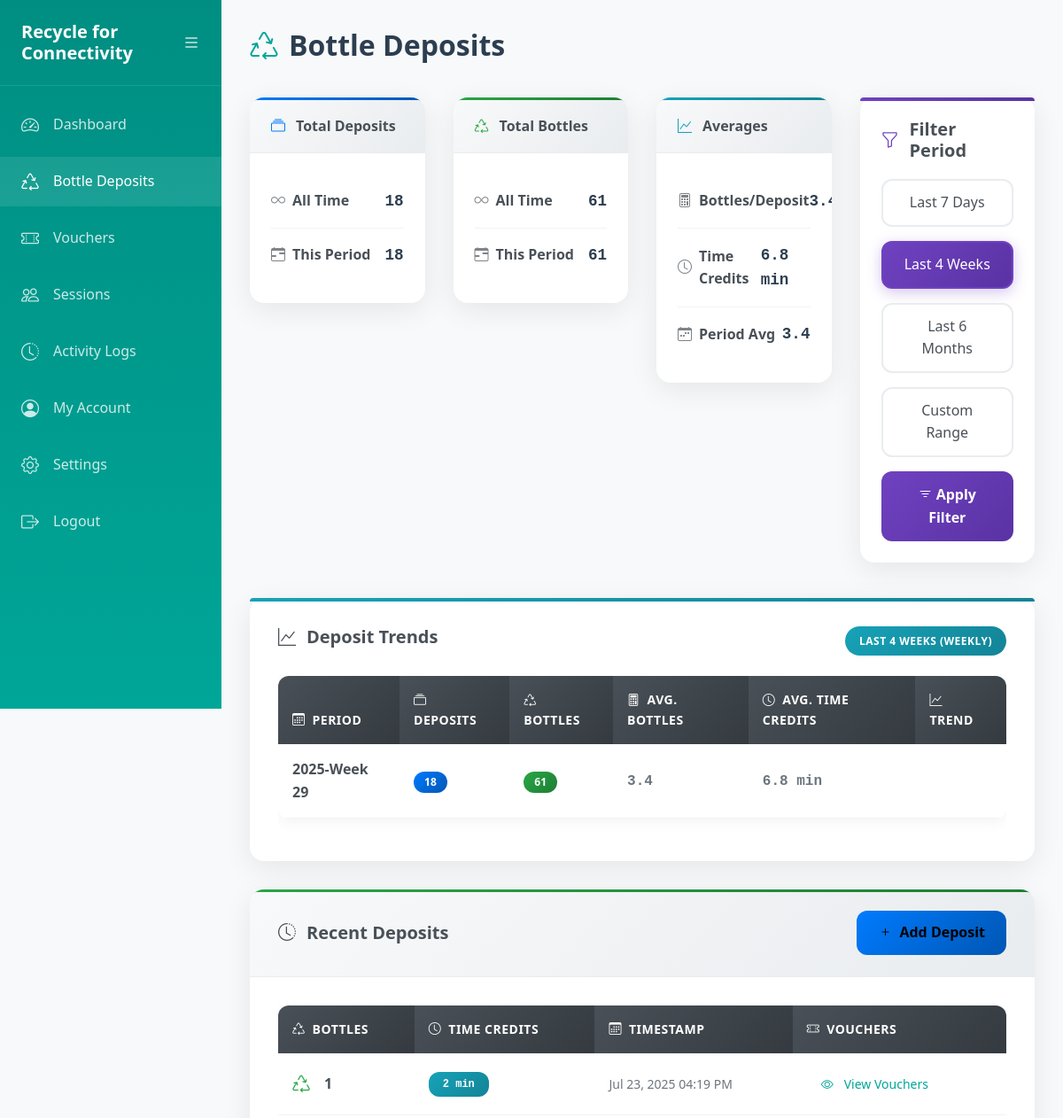
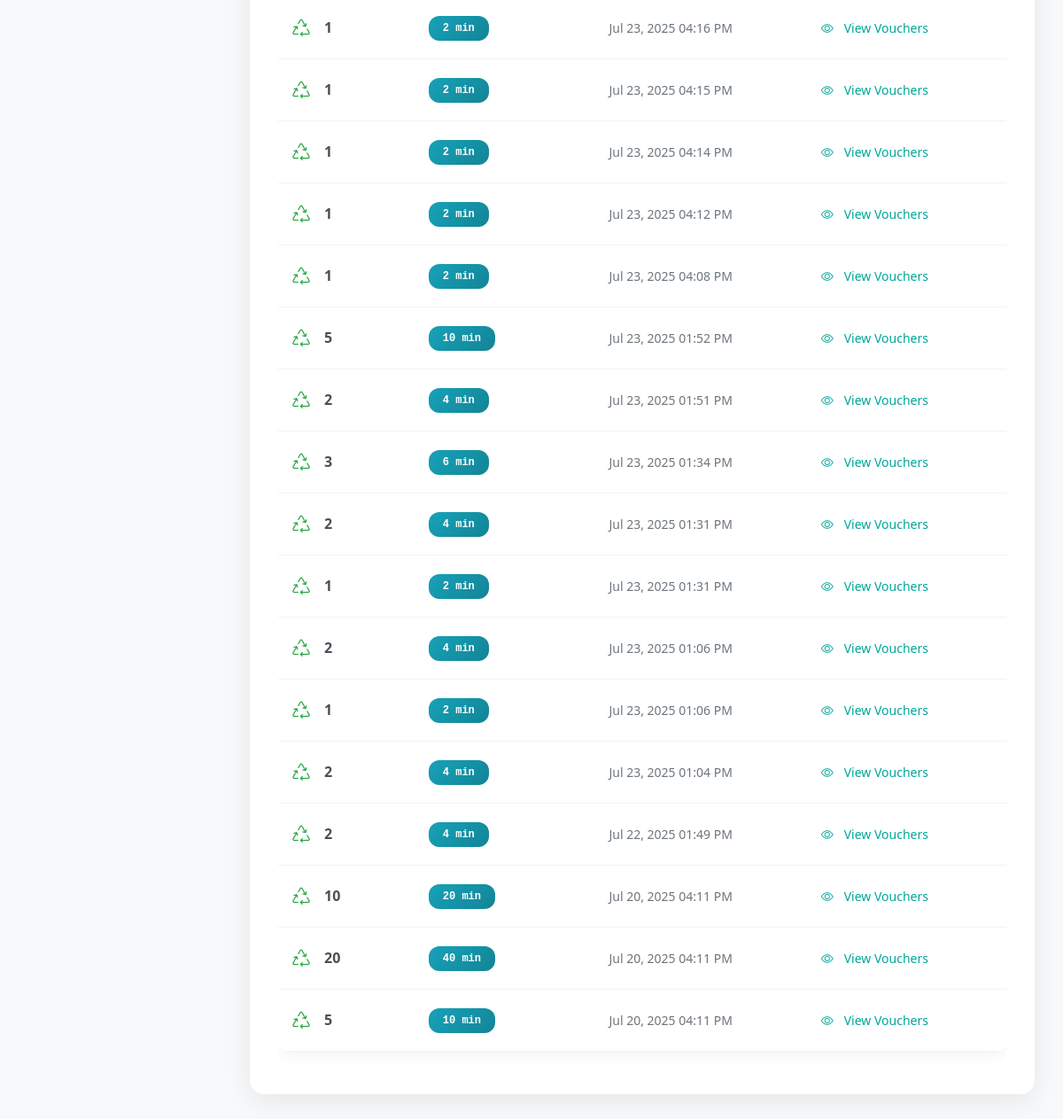
Screenshot of /bottle_deposits.php (signed in) with the database file from the repository (2 pictures, top to bottom).
### tables this page shows
CREATE TABLE `transactions` (
  `transaction_id` int(11) NOT NULL,
  `user_id` int(11) NOT NULL,
  `bottle_count` int(11) NOT NULL,
  `time_credits_earned` decimal(10,0) NOT NULL,
  `created_at` timestamp NULL DEFAULT current_timestamp()
);

### bottle_deposits.php (the view, shortened to what the rows shown need)
<?php
require_once 'config.php';
$deposits = $conn->query("
    SELECT transaction_id AS deposit_id, bottle_count, created_at AS timestamp
    FROM Transactions
    ORDER BY created_at DESC
    LIMIT 20
")->fetch_all(MYSQLI_ASSOC);
?>
<!DOCTYPE html>
<html lang="en">
<head>
    <link rel="stylesheet" href="https://cdn.jsdelivr.net/npm/bootstrap@5.2.3/dist/css/bootstrap.min.css">
    <link rel="stylesheet" href="https://cdn.jsdelivr.net/npm/bootstrap-icons@1.10.0/font/bootstrap-icons.css">
    <link rel="stylesheet" href="/css/styles.css">
    <link rel="stylesheet" href="/css/bottle-deposit.css">
</head>
<body class="dashboard-container">
    <div class="sidebar" id="sidebar">
        <div class="sidebar-header">
            <div class="logo">
                <h1><?= SITE_NAME ?></h1>
            </div>
        </div>
    </div>
    <div class="main-content">
        <div class="main-header">
            <h2><i class="bi bi-recycle"></i> Bottle Deposits</h2>
        </div>
        <div class="modern-chart-container">
            <div class="table-responsive">
                <table class="table modern-table">
                    <thead>
                        <tr>
                            <th><i class="bi bi-calendar3 me-2"></i>Period</th>
                            <th><i class="bi bi-collection me-2"></i>Deposits</th>
                            <th><i class="bi bi-recycle me-2"></i>Bottles</th>
                            <th><i class="bi bi-calculator me-2"></i>Avg. Bottles</th>
                            <th><i class="bi bi-clock me-2"></i>Avg. Time Credits</th>
                            <th><i class="bi bi-graph-up me-2"></i>Trend</th>
                        </tr>
                    </thead>
                </table>
            </div>
        </div>
        <div class="modern-card">
            <div class="modern-card-body">
                <div class="table-responsive">
                    <table class="table modern-table">
                        <thead>
                            <tr>
                                <th><i class="bi bi-recycle me-2"></i>Bottles</th>
                                <th><i class="bi bi-clock me-2"></i>Time Credits</th>
                                <th><i class="bi bi-calendar3 me-2"></i>Timestamp</th>
                                <th><i class="bi bi-ticket-perforated me-2"></i>Vouchers</th>
                            </tr>
                        </thead>
                        <tbody>
                            <?php if (!empty($deposits)): ?>
                                <?php foreach ($deposits as $deposit): ?>
                                    <tr>
                                        <td>
                                            <div style="display: flex; align-items: center; gap: 8px;">
                                                <i class="bi bi-recycle bottle-icon"></i>
                                                <span style="font-weight: 600; color: #495057;">
                                                    <?php echo htmlspecialchars($deposit['bottle_count']); ?>
                                                </span>
                                            </div>
                                        </td>
                                        <td>
                                            <span class="badge" style="background: linear-gradient(135deg, #17a2b8 0%, #138496 100%); color: white; padding: 8px 16px; border-radius: 12px; font-family: monospace;">
                                                <?php
                                                $timeCredits = $deposit['bottle_count'] * getMinutesPerBottle();
                                                echo number_format($timeCredits) . ' min';
                                                ?>
                                            </span>
                                        </td>
                                        <td>
                                            <span style="color: #6c757d; font-size: 14px;">
                                                <?php echo htmlspecialchars(date('M j, Y h:i A', strtotime($deposit['timestamp']))); ?>
                                            </span>
                                        </td>
                                        <td>
                                            <a href="vouchers.php?transaction_id=<?php echo htmlspecialchars($deposit['deposit_id']); ?>"
                                               class="btn btn-outline-primary btn-sm"
                                               style="border-radius: 12px; font-weight: 500; padding: 8px 16px;">
                                                <i class="bi bi-eye me-1"></i>
                                                View Vouchers
                                            </a>
                                        </td>
                                    </tr>
                                <?php endforeach; ?>
                            <?php endif; ?>
                        </tbody>
                    </table>
                </div>
            </div>
        </div>
    </div>
</body>
</html>

### rows the page displays
transactions: bottle_count "1", timeCredits "2", created_at "Jul 23, 2025 04:19 PM"
transactions: bottle_count "1", timeCredits "2", created_at "Jul 23, 2025 04:16 PM"
transactions: bottle_count "1", timeCredits "2", created_at "Jul 23, 2025 04:15 PM"
transactions: bottle_count "1", timeCredits "2", created_at "Jul 23, 2025 04:14 PM"
transactions: bottle_count "1", timeCredits "2", created_at "Jul 23, 2025 04:12 PM"
transactions: bottle_count "1", timeCredits "2", created_at "Jul 23, 2025 04:08 PM"
transactions: bottle_count "5", timeCredits "10", created_at "Jul 23, 2025 01:52 PM"
transactions: bottle_count "2", timeCredits "4", created_at "Jul 23, 2025 01:51 PM"
transactions: bottle_count "3", timeCredits "6", created_at "Jul 23, 2025 01:34 PM"
transactions: bottle_count "2", timeCredits "4", created_at "Jul 23, 2025 01:31 PM"
transactions: bottle_count "1", timeCredits "2", created_at "Jul 23, 2025 01:31 PM"
transactions: bottle_count "2", timeCredits "4", created_at "Jul 23, 2025 01:06 PM"
transactions: bottle_count "1", timeCredits "2", created_at "Jul 23, 2025 01:06 PM"
transactions: bottle_count "2", timeCredits "4", created_at "Jul 23, 2025 01:04 PM"
transactions: bottle_count "2", timeCredits "4", created_at "Jul 22, 2025 01:49 PM"
transactions: bottle_count "10", timeCredits "20", created_at "Jul 20, 2025 04:11 PM"
transactions: bottle_count "20", timeCredits "40", created_at "Jul 20, 2025 04:11 PM"
transactions: bottle_count "5", timeCredits "10", created_at "Jul 20, 2025 04:11 PM"

### other values shown
SITE_NAME "Recycle for Connectivity"
$overallStats['total_deposits'] "18"
array_sum(array_column($depositStats, 'deposit_count')) "18"
$overallStats['total_bottles'] "61"
array_sum(array_column($depositStats, 'total_bottles')) "61"
$overallAvgTimeCredits "6.8"
$total_bottles_period / $total_deposits_period "3.4"
$filterText "LAST 4 WEEKS (WEEKLY)"
$stat['period'] "2025-Week 29"
$stat['deposit_count'] "18"
$stat['total_bottles'] "61"
$stat['avg_bottles_per_deposit'] "3.4"
$avgTimeCreditsPerPeriodDeposit "6.8"
